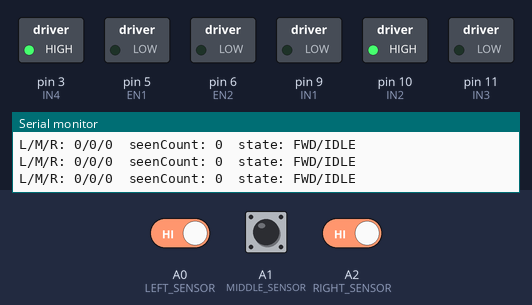
Bench run of a sketch on a simulated Arduino Uno, built with avr-gcc and run on an emulated ATmega328P. Parts: switched loads named in the sketch (green lamp = pin HIGH), the last lines printed to the serial monitor. The inputs (shaded band) are chosen by the test bench; at power-on: A1 (MIDDLE_SENSOR) HIGH, A0 (LEFT_SENSOR) HIGH, A2 (RIGHT_SENSOR) HIGH.

Above: at 1.2 s.
1.3 s: A1 (MIDDLE_SENSOR) driven LOW
At 1.9 s:
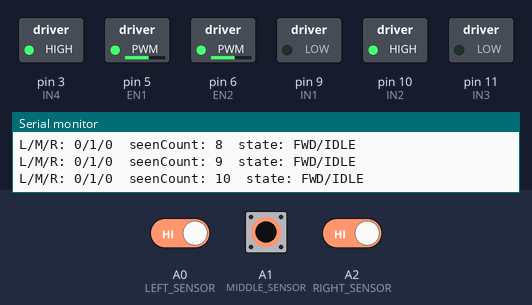
2.8 s: A1 (MIDDLE_SENSOR) driven HIGH
At 3.3 s:
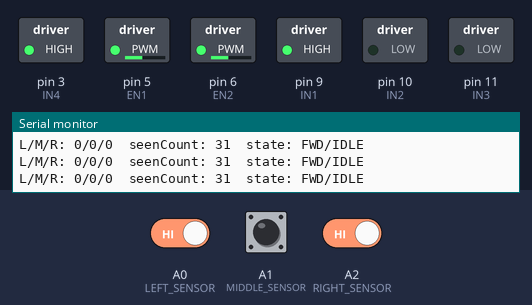
4.3 s: A0 (LEFT_SENSOR) driven LOW
At 4.49 s:
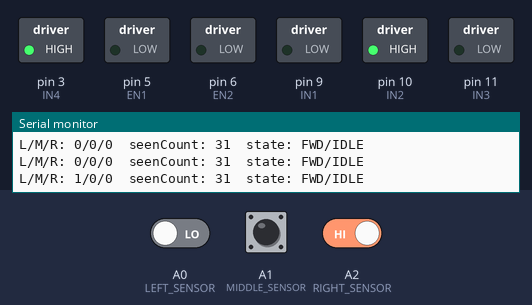
6.1 s: A1 (MIDDLE_SENSOR) pulsed LOW 2 times (0.12 s each, 0.3 s apart)
At 7.4 s:
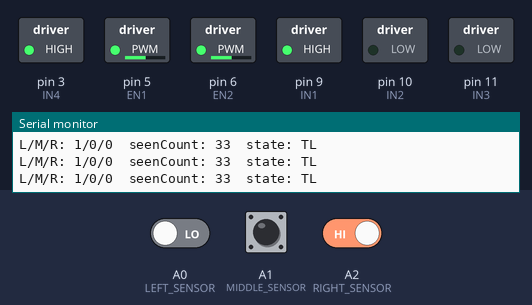
9.7 s: A0 (LEFT_SENSOR) driven HIGH and A1 (MIDDLE_SENSOR) driven LOW
At 10.6 s:
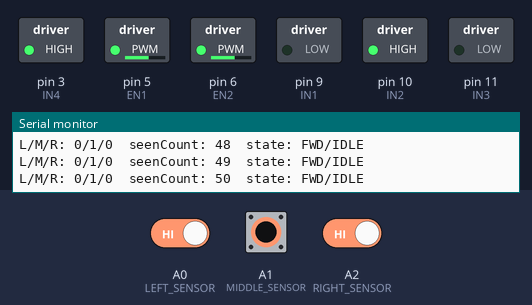
Timing chart, 0 to 12.7 s (numbered marks = the images above; inputs shaded):
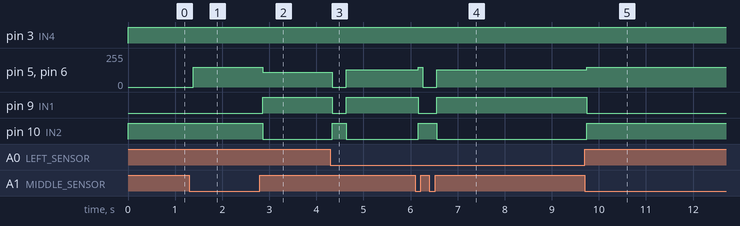

Measured:
- after the input at 1.3 s, pin 5 (EN1), pin 6 (EN2): 0/255 → 150/255 after 0.08 s
- after the input at 2.8 s, pin 5 (EN1), pin 6 (EN2): 150/255 → 110/255 after 0.06 s; pin 9 (IN1): LOW → HIGH after 0.06 s; pin 10 (IN2): HIGH → LOW after 0.06 s
- after the input at 4.3 s, pin 5 (EN1), pin 6 (EN2): 110/255 → 0/255 at once, → 130/255 0.30 s later; pin 9 (IN1): HIGH → LOW at once, → HIGH 0.30 s later; pin 10 (IN2): LOW → HIGH at once, → LOW 0.30 s later
- after the input at 6.1 s, pin 5 (EN1), pin 6 (EN2): 130/255 → 150/255 after 0.06 s, → 0/255 0.10 s later, → 130/255 0.30 s later; pin 9 (IN1): HIGH → LOW after 0.06 s, → HIGH 0.40 s later; pin 10 (IN2): LOW → HIGH after 0.06 s, → LOW 0.40 s later
- after the input at 9.7 s, pin 5 (EN1), pin 6 (EN2): 130/255 → 150/255 after 0.05 s; pin 9 (IN1): HIGH → LOW after 0.05 s; pin 10 (IN2): LOW → HIGH after 0.05 s

The sketch:

StateMachineModel.ino
```cpp
// == Motor Pins ==
int IN1 = 9;
int IN2 = 10;
int EN1 = 5;   // left motor

int IN3 = 11;
int IN4 = 3;
int EN2 = 6;   // right motor

// == Line Sensor Pins (DIGITAL) ==
int LEFT_SENSOR   = A0;  // digital output from left sensor
int MIDDLE_SENSOR = A1;  // digital output from middle sensor
int RIGHT_SENSOR  = A2;  // digital output from right sensor

// speeds
int FWD_SPEED   = 150;  // forward speed
int SPIN_SPEED  = 130;  // spin speed for corrections
int SEARCH_SPIN = 110;  // slower spin when searching

// middle-detected counter
int middleSeenCount = 0;
const int MIN_SEEN_FOR_RECOVERY = 3;

// turn state (finite state machine)
bool turningLeft  = false;
bool turningRight = false;

void setup() {
  pinMode(EN1, OUTPUT);
  pinMode(EN2, OUTPUT);
  pinMode(IN1, OUTPUT);
  pinMode(IN2, OUTPUT);
  pinMode(IN3, OUTPUT);
  pinMode(IN4, OUTPUT);

  pinMode(LEFT_SENSOR, INPUT);
  pinMode(MIDDLE_SENSOR, INPUT);
  pinMode(RIGHT_SENSOR, INPUT);

  Serial.begin(9600);
}

// ===== MOTOR HELPERS (signed speeds) =====
void driveSigned(int leftPWM, int rightPWM) {
  leftPWM  = constrain(leftPWM, -255, 255);
  rightPWM = constrain(rightPWM, -255, 255);

  // LEFT motor
  if (leftPWM >= 0) {
    digitalWrite(IN1, LOW);
    digitalWrite(IN2, HIGH);
    analogWrite(EN1, leftPWM);
  } else {
    digitalWrite(IN1, HIGH);
    digitalWrite(IN2, LOW);
    analogWrite(EN1, -leftPWM);
  }

  // RIGHT motor
  if (rightPWM >= 0) {
    digitalWrite(IN3, LOW);
    digitalWrite(IN4, HIGH);
    analogWrite(EN2, rightPWM);
  } else {
    digitalWrite(IN3, HIGH);
    digitalWrite(IN4, LOW);
    analogWrite(EN2, -rightPWM);
  }
}

void moveForward() {
  driveSigned(FWD_SPEED, FWD_SPEED);
}

void spinLeft() {
  // left backward, right forward
  driveSigned(-SPIN_SPEED, SPIN_SPEED);
}

void spinRight() {
  // left forward, right backward
  driveSigned(SPIN_SPEED, -SPIN_SPEED);
}

void searchLeft() {
  driveSigned(-SEARCH_SPIN, SEARCH_SPIN);
}

void stopMotors() {
  driveSigned(0, 0);
}

// ===== SENSOR HELPER =====
void readSensors(bool &leftGreenOn, bool &midGreenOn, bool &rightGreenOn) {
  int L = digitalRead(LEFT_SENSOR);
  int M = digitalRead(MIDDLE_SENSOR);
  int R = digitalRead(RIGHT_SENSOR);

  // assume: GREEN LED ON => output LOW
  leftGreenOn  = (L == LOW);
  midGreenOn   = (M == LOW);
  rightGreenOn = (R == LOW);

  // debug
  Serial.print("L/M/R: ");
  Serial.print(leftGreenOn ? 1 : 0); Serial.print("/");
  Serial.print(midGreenOn  ? 1 : 0); Serial.print("/");
  Serial.print(rightGreenOn? 1 : 0);
  Serial.print("  seenCount: ");
  Serial.print(middleSeenCount);
  Serial.print("  state: ");
  if (turningLeft)  Serial.print("TL");
  else if (turningRight) Serial.print("TR");
  else Serial.print("FWD/IDLE");
  Serial.println();
}

// ===== MAIN LOOP =====
void loop() {
  bool leftGreenOn, midGreenOn, rightGreenOn;
  readSensors(leftGreenOn, midGreenOn, rightGreenOn);

  // --- highest priority: middle on line -> follow forward, exit turn states ---
  if (midGreenOn) {
    if (middleSeenCount < 1000) middleSeenCount++;
    turningLeft  = false;
    turningRight = false;
    moveForward();
  }
  // --- if we are currently turning right, KEEP turning right until middle is on ---
  else if (turningRight) {
    spinRight();
  }
  // --- if we are currently turning left, KEEP turning left until middle is on ---
  else if (turningLeft) {
    spinLeft();
  }
  // --- not turning yet: decide what to do based on side sensors ---
  else if (rightGreenOn && !leftGreenOn &&
           middleSeenCount >= MIN_SEEN_FOR_RECOVERY) {
    // only right sees line: start turn-right sequence
    stopMotors();
    delay(300);           // pause once before correcting
    turningRight = true;  // from now on, keep spinning right until middle is on
    turningLeft  = false;
    spinRight();          // start spinning this loop
  }
  else if (leftGreenOn && !rightGreenOn &&
           middleSeenCount >= MIN_SEEN_FOR_RECOVERY) {
    // only left sees line: start turn-left sequence
    stopMotors();
    delay(300);
    turningLeft  = true;  // from now on, keep spinning left until middle is on
    turningRight = false;
    spinLeft();
  }
  else if (!leftGreenOn && !midGreenOn && !rightGreenOn &&
           middleSeenCount >= MIN_SEEN_FOR_RECOVERY) {
    // nothing seen, but we were on the line before AND not currently in a turn
    searchLeft();
  }
  else {
    // before first proper detection or weird state
    turningLeft  = false;
    turningRight = false;
    stopMotors();
  }

  delay(10);  // small loop delay
}
```
